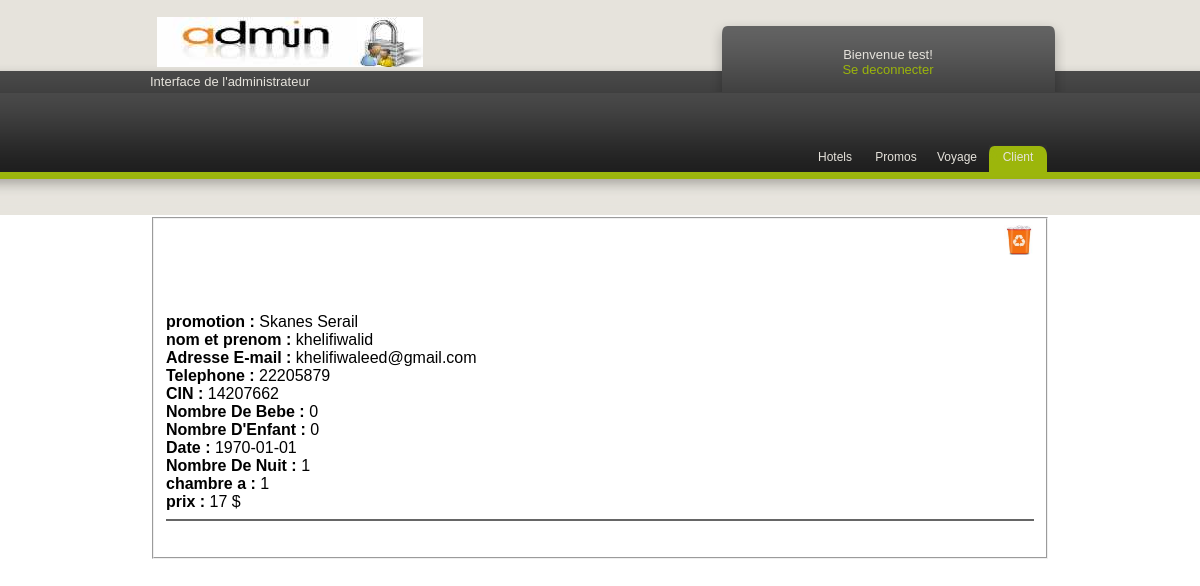
Page /admin/path/client.php (signed in) on the committed database.
### tables this page shows
CREATE TABLE IF NOT EXISTS `reservation` (
  `id` int(11) NOT NULL AUTO_INCREMENT,
  `type` varchar(11) NOT NULL,
  `nom_type` varchar(32) NOT NULL,
  `id_type` int(11) NOT NULL,
  `nom_client` varchar(10) NOT NULL,
  `prenom_client` varchar(15) NOT NULL,
  `email_client` varchar(40) NOT NULL,
  `tel_client` int(8) NOT NULL,
  `cin_client` int(8) NOT NULL,
  `nb_bebe` int(11) NOT NULL,
  `nb_enfant` int(11) NOT NULL,
  `date` date NOT NULL,
  `nb_nuit` int(11) NOT NULL,
  `chambre` int(11) NOT NULL,
  `prix_final` double NOT NULL,
  PRIMARY KEY (`id`)
);

### admin/path/client.php (the view, shortened to what this page needs)
<!DOCTYPE html PUBLIC "-//W3C//DTD XHTML 1.0 Strict//EN"
    "http://www.w3.org/TR/xhtml1/DTD/xhtml1-strict.dtd">
<html xmlns="http://www.w3.org/1999/xhtml">
<head>
  <link rel="stylesheet" href="../css/style2.css" type="text/css" />
</head>
<body>
<div id="wrapper">
    <div id="header">
        <div id="logo">
        </div>
        <div id="updates">
        <span>Interface de l'administrateur</span>
        </div>
        <div id="login">
        <div id="loginwelcome"> </div>
         <div id="contents">
		<div class="background">
     <?php
 if($_SESSION['usernam'])
 {
?><p align="center"> <?php echo " Bienvenue " .$_SESSION['usernam']."!<br/><a href='logout.php'> Se deconnecter </a>" ; ?></p> <?php
 }else { header('Location:../admin.php'); }
 ?>
        </div></div></div></div>
            <ul id="navigation">
                <li><a href="hotel.php">Hotels</a></li>
                <li><a href="promos.php">Promos</a></li>
                <li><a href="vols.php">Voyage</a></li>
                <li class="on"><a href="client.php">Client</a></li>
            </ul>
<?php
echo"<br><br><br>  <fieldset>";
	                    include('../include/config.php');
		               $sql = 'SELECT *
                               FROM `reservation` ';
                       $req = mysql_query($sql)  ;
                       while($var = mysql_fetch_assoc($req))
                                  {
									  echo(
           "<div align=\"right\">
           <a href=\"../include/supprimer_client.php?idnom=".$var['id'] ."\">  <img src=../images/supprimer.jpg width=30 height=30> </a></div><br>"
       ) ;
	                    ?><br><br>
                      <b><?php echo $var['type'] ; ?> : </b> <?php      echo $var['nom_type'] ; ?><br>
                            <b> nom et prenom : </b>
                      <?php   echo $var['nom_client'] ;  echo $var['prenom_client'] ;   ?> <br>
                             <b> Adresse E-mail : </b>
                     <?php   echo $var['email_client'] ;   ?> <br>
                      <b> Telephone : </b>
                     <?php   echo $var['tel_client'] ;   ?> <br>
                      <b> CIN : </b>
                     <?php   echo $var['cin_client'] ;   ?> <br>
                      <b> Nombre De Bebe : </b>
                     <?php   echo $var['nb_bebe'] ;   ?> <br>
                      <b> Nombre D'Enfant : </b>
                     <?php   echo $var['nb_enfant'] ;   ?> <br>
                      <b> Date : </b>
                     <?php   echo $var['date'] ;   ?> <br>
                     <b> Nombre De Nuit : </b>
                     <?php   echo $var['nb_nuit'] ;   ?> <br>
                     <b> chambre a : </b>
                     <?php   echo $var['chambre'] ;   ?> <br>
                     <b> prix  : </b>
                     <?php   echo $var['prix_final'] ;   ?> $ <br>
                   <hr color="#666666" size="+2" > <br>
         <?php
		}
		?>
    </fieldset>
</div>
</body>
</html>

### admin/css/style2.css (style rules this page uses)
body { background: url(../images/background.png) repeat-x #fff; margin: 0; font-family:Verdana, Geneva, sans-serif; color:#000; }
a { color: #9bb50b; text-decoration: none; }
#wrapper { width: 900px; margin: 0 auto; }
#logo { background: url(../images/logo.png) no-repeat; width: 266px; height: 50px; margin-top: 17px; margin-left: 7px; }
#updates { color: #e6e3dc; font-family: "Tahoma", Arial, Helvetica, sans-serif; padding-top: 5px; }
#updates span { font-size: 13px; }
#login { background: url(../images/loginbg.png); width: 356px; height: 73px; position: relative; top: -71px; left: 560px; color: #e6e3dc; font-family: "Tahoma", Arial, Helvetica, sans-serif; font-size: 13px; }
#loginwelcome { padding-left: 20px; padding-top: 15px; }
ul { list-style: none; margin: 0px; padding: 0px; }
#navigation { float:right; font-size:12px; margin-top: -18px; font-family: "Tahoma", Arial, Helvetica, sans-serif; }
#navigation li { float:left; margin-right: 3px; }
#navigation li a { display: block; text-decoration: none; color: #e6e3dc; width: 58px; height: 24px; text-align: center; padding-top: 5px; }
#navigation .on { background: url(../images/button.jpg) no-repeat; }

### rows in the picture
reservation: type "promotion", nom_type "Skanes Serail", nom_client "khelifi", prenom_client "walid", email_client "khelifiwaleed@gmail.com", tel_client "22205879", cin_client "14207662", nb_bebe "0", nb_enfant "0", date "1970-01-01", nb_nuit "1", chambre "1", prix_final "17"

### other values in the picture
$_SESSION['usernam'] "test"
